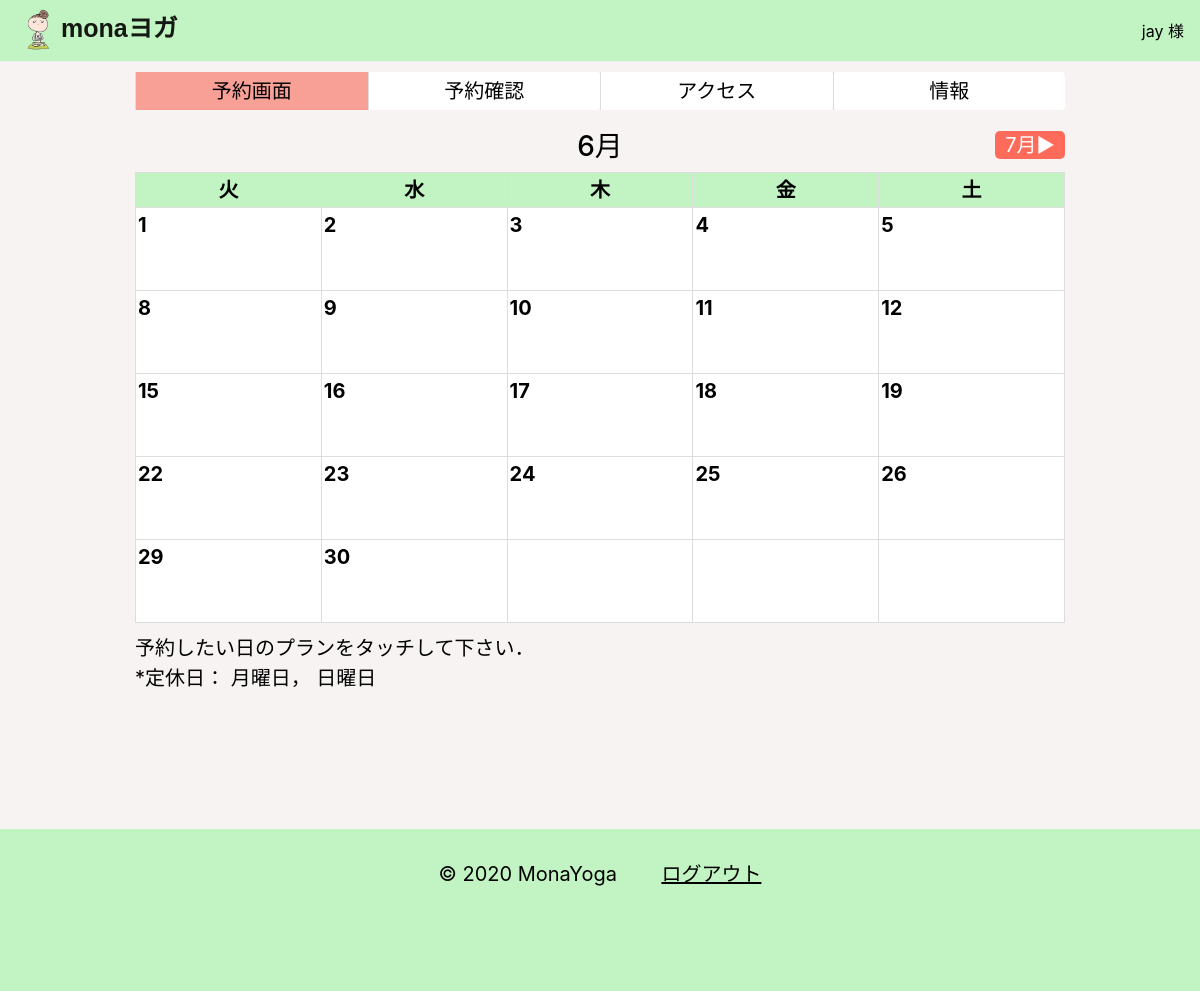
Before: /book/0 (signed in) with the older database file.
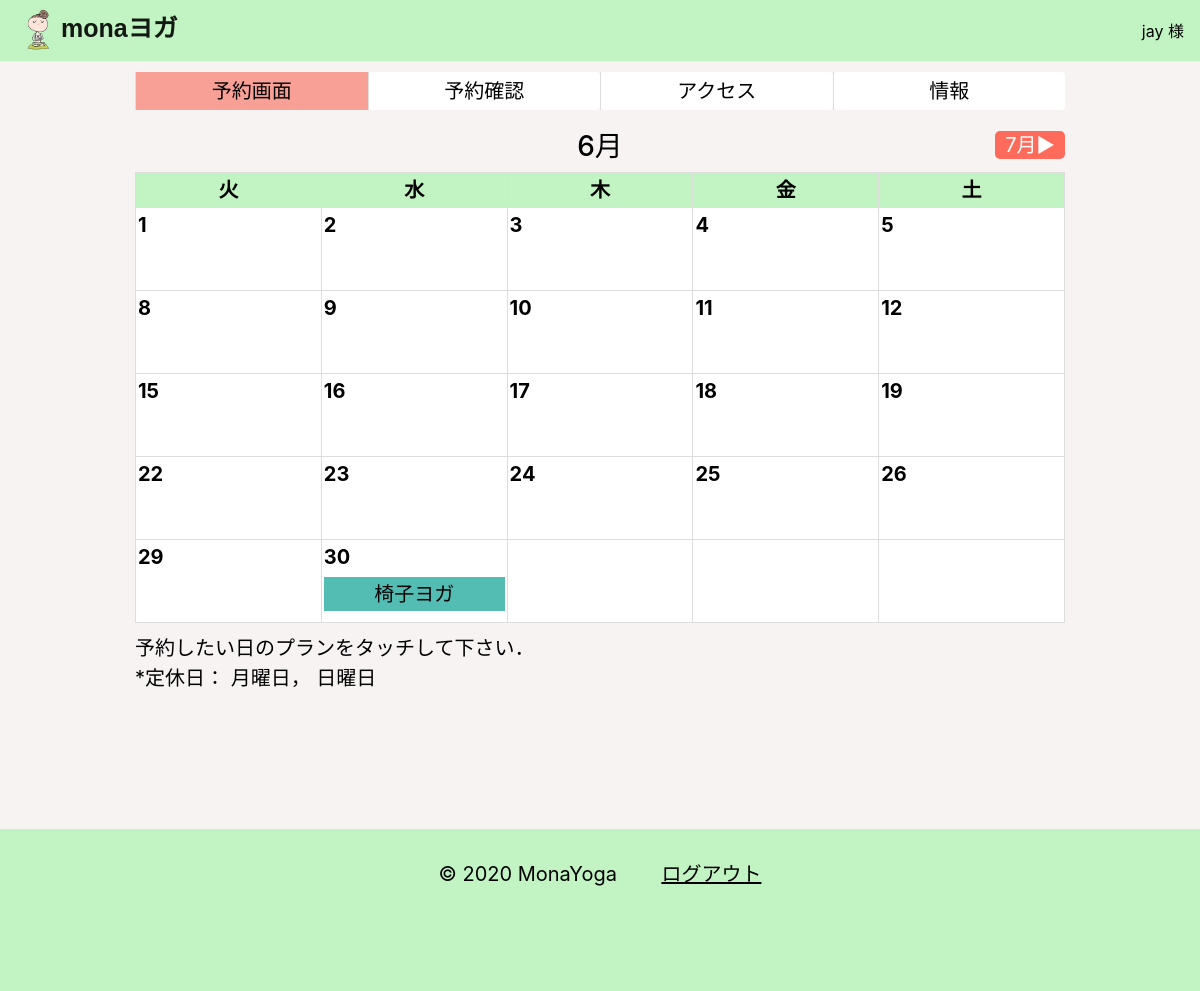
After: the same page with the newer database file.
### yogaapp/models.py (models this page shows, shortened)
class PlanModel(models.Model):
    date = models.DateField('日付', null=True)
    month = models.CharField('年月', max_length=10, default=0)
    plan = models.CharField('プラン', max_length=100, default=0)
    short_plan_name = models.CharField('短縮プラン名', max_length=100, default=0)
    number_of_people = models.IntegerField('プランの予約人数', null=True, blank=True, default=0)
    booked_people = models.TextField('プランの予約者', default='', null=True, blank=True)
    booked_people_name = models.TextField('プランの予約者の名前', default='', null=True, blank=True)
    time = models.CharField('時間', max_length=50, default='10～11')
    location = models.CharField('場所', max_length=50, default='スタジオ')
    max_book = models.IntegerField('最大予約人数', default=7)
    plan_num = models.IntegerField('モデルナンバー', default=0)

### yogaapp/views/view2.py (the view)
# urls.py: path('book/<month>', bookfunc, name='book'),
@login_required
def bookfunc(request, month):
    a = Calendar(month)
    context = a.get_context_data()
    return render(request, 'book.html', context)

### yogaapp/views/view2.py (called while the page is built)
    def adjust_year_month2(self, year, month):
        while True:
            if month > 12:
                year += 1
                month -= 12
            elif month < 1:
                year -= 1
                month += 12
            else:
                break
        return year, month

    def adjust_year_month(self):
        now = datetime.datetime.now(pytz.timezone('Asia/Tokyo'))
        self.year = now.year
        self.month = int(int(self.month_num) / 100 + now.month)
        (self.year, self.month) = self.adjust_year_month2(self.year, self.month)

    def make_pre_next_month(self):
        next_month = self.month + 1
        pre_month = self.month - 1
        if next_month > 12:
            next_month -= 12 * abs(int(next_month/12))
        if next_month <= 0:
            next_month += 12 * (abs(int(next_month/12)) + 1)
        if pre_month > 12:
            pre_month -= 12 * abs(int(pre_month/12))
        if pre_month <= 0:
            pre_month += 12 * (abs(int(pre_month/12)) + 1)
        return pre_month, next_month

    def plus_zero(self, num): #1ケタの月の先頭に0を足す
        return '0' + str(num) if len(str(num)) == 1 else str(num)

### templates/book.html (shortened to what this page needs)
{% extends 'base.html' %}
{% load static %}
{% block customcss %}
<link rel="stylesheet" type="text/css" href="{% static 'nav-link.css' %}">
<link rel="stylesheet" type="text/css" href="{% static 'book.css' %}">
{% endblock customcss %}
{% block header %}
{% include 'header.html' %}
{% endblock header %}
{% block content %}
<div class="container">
    <div class="order_top" id="order" style="margin-top: 10px; margin-bottom: 20px;">
        <ul class="nav nav-pills">
            <li class="nav-item">
                <a id="callendar" class="nav-link" href="{% url 'book' '0' %}" style="background-color: rgb(248, 160, 150);">予約画面</a>
            </li>
            <li class="nav-item">
                <a id="booked_list" class="nav-link" href="{% url 'booked_list' %}">予約確認</a>
            </li>
            <li class="nav-item">
                <a id="access" class="nav-link" href="{% url 'access' %}">アクセス</a>
            </li>
            <li class="nav-item">
                <a id="info" class="nav-link" href="{% url 'info' %}">情報</a>
            </li>
        </ul>
    </div>
    <div class="row">
        <div class="col-4" style="text-align: left;">
        </div>
        <div class="col-4">
            <h3 class="this-month">{{ month2 }}月</h3>
        </div>
        <div class="col-4" style="text-align: right;">
            {% if month != '100' %}
            <a class="next-month" href="100">{{ next_month }}月▶</a>
            {% endif %}
        </div>
    </div>
    <table width="100%">
        <thead style="background-color: rgb(194, 243, 194);">
            <th>火</th>
            <th>水</th>
            <th>木</th>
            <th>金</th>
            <th>土</th>
        </thead>
        {% for calendar_list in calendar_list_all %}
        <tr class="box">
            {% for c, object, plans in calendar_list %}
            <th>
                <p class="c">{{ c }}</p>
                {% if object != '' %}
                <a href="{% url 'confirm' month object.date %}">
                    {% for plan in plans %}
                    <div class="when_big">
                        <p class="yoga_set yoga{{ plan.plan_num }}">{{ plan.plan}}</p>
                    </div>
                    {% endfor %}
                </a>
                {% endif %}
            </th>
            {% endfor %}
        </tr>
        {% endfor %}
    </table>
    <p class="note" style="padding-top: 10px;">
        予約したい日のプランをタッチして下さい．<br>
        *定休日：
        {% if monday != 1 %}
        月曜日，
        {% endif %}
        日曜日
    </p>
</div>
{% endblock content %}
{% block footer %}
<footer style="background-color: rgb(194, 243, 194);">
    <div class="footer">
        <span class="copy">© 2020 MonaYoga　　</span>
        <a href="{% url 'logout' %}">ログアウト</a>
    </div>
    <br><br><br>
</footer>
{% endblock footer %}

Changed rows visible on the page:
added PlanModel: c "30", plan "椅子ヨガ"
Other visible differences:
list line gone: "30"
